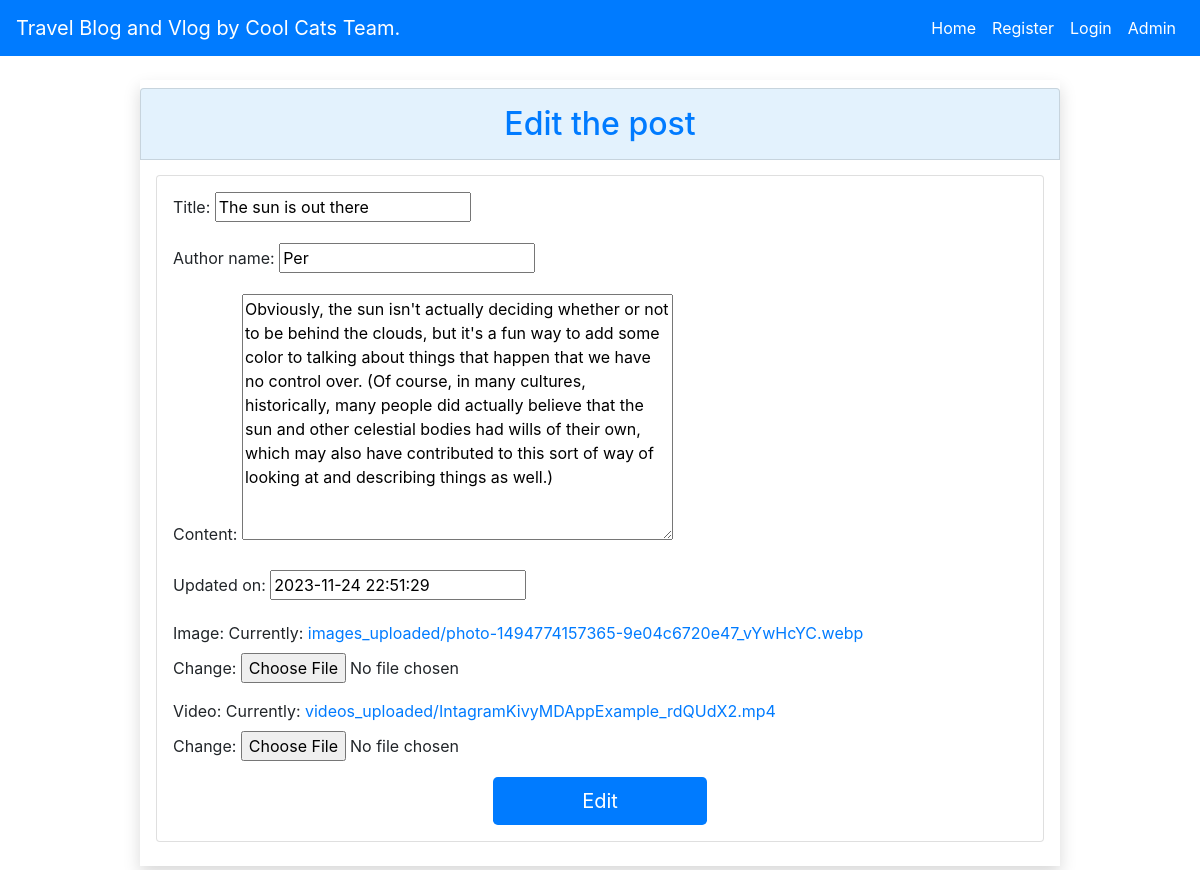
Before: /edit/5/ with the older database file.
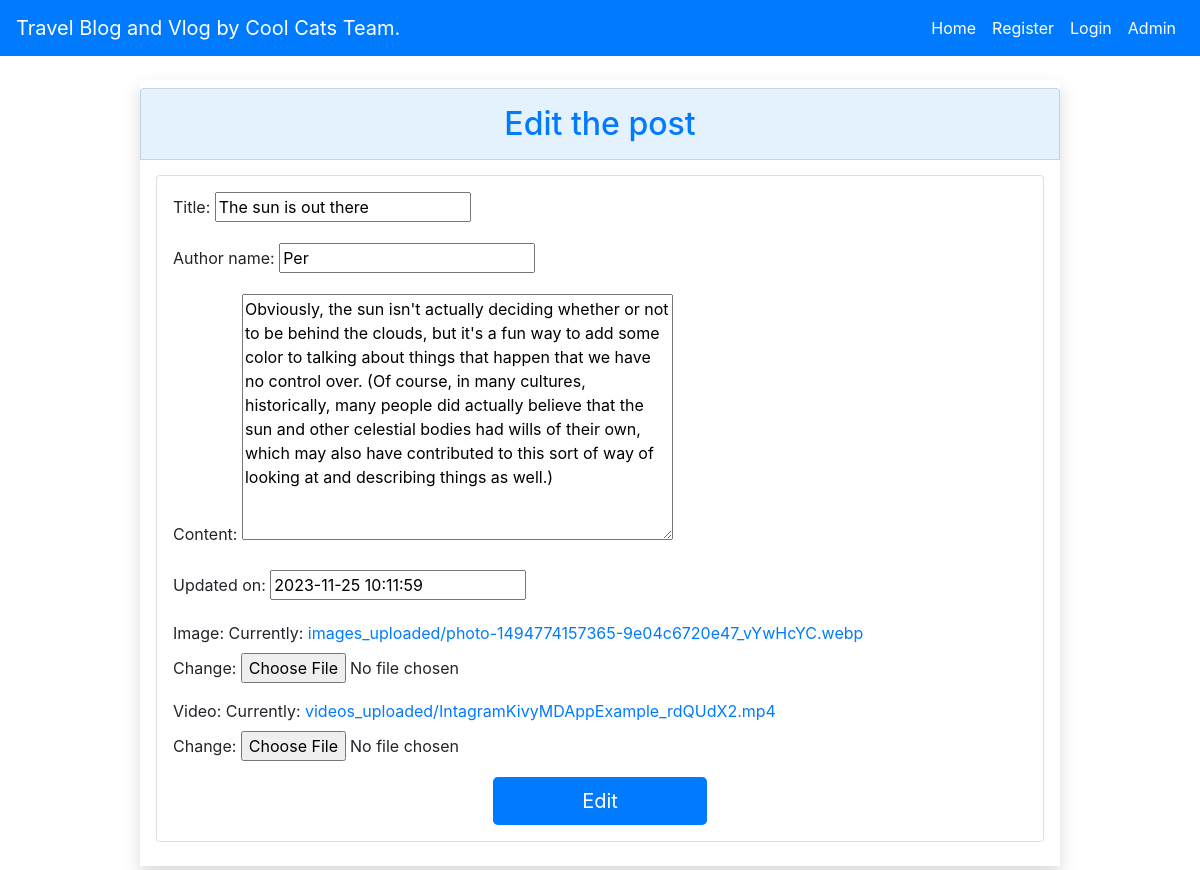
After: the same page with the newer database file.
### blog/models.py (models this page shows, shortened)
class Post(models.Model):
    title = models.CharField(max_length=200)
    author_name = models.CharField(max_length=255, blank=True)
    author = models.ForeignKey(User, on_delete=models.CASCADE)
    content = models.TextField()
    created_on = models.DateTimeField(default=timezone.now, editable=False)
    updated_on = models.DateTimeField(default=timezone.now)
    image = models.ImageField(upload_to='images_uploaded', null=True)
    video = models.FileField(upload_to='videos_uploaded', null=True)

### blog/views.py (the view)
# urls.py: path('edit/<int:pk>/', EditPostView.as_view(), name='edit_post'),
class EditPostView(UpdateView):
    model = Post
    template_name = 'blog/edit.html'
    fields =['title','author_name','content', 'updated_on', 'image', 'video']

### blog/templates/blog/edit.html (shortened to what this page needs)
{% extends 'base_generic.html' %}
{% block content %}
<div class="row">
    <div class="col-md-10 offset-md-1">
        <div class="border-left-info shadow py-2">
            <h2 class="text-info-emphasis list-group-item p-3 text-center text-primary" style="background-color: #e3f2fd; ">Edit the post</h2>
            <div class="card m-3">
                <div class="card-body p-3 d-flex justify-content-center">
                    <form method="POST" enctype="multipart/form-data" class="w-100">
                        {{ form.as_p }}
                        <div class="text-center ">
                            <button type="submit" class="btn bg-primary text-white btn-lg w-25">
                                Edit
                            </button>
                        </div>
                    </form>
                </div>
            </div>
        </div>
    </div>
</div>
{% endblock %}

### templates/base_generic.html (shortened to what this page needs)
<!DOCTYPE html>
<html lang="en">
<head>
    <link rel="stylesheet" href="https://stackpath.bootstrapcdn.com/bootstrap/4.3.1/css/bootstrap.min.css"
>
</head>
<body>
<header>
    <nav class="navbar navbar-expand-lg navbar-light bg-primary">
        <a class="navbar-brand text-white" href="{% url 'post_list' %}">Travel Blog and Vlog by Cool Cats Team.</a>
        <ul class="navbar-nav ml-auto">
            <li class="nav-item">
                <a class="nav-link text-white" href="{% url 'post_list' %}" target="_blank">Home</a>
            </li>
            {% if user.is_authenticated %}
                <li class="nav-item">
                    <a class="nav-link text-white" href="{% url 'create_post' %}" target="_blank">Add Post</a>
                </li>
                <li class="nav-item">
                    <a class="nav-link text-white" href="{% url 'logout' %}" target="_blank">Logout</a>
                </li>
            {% else %}
                <li class="nav-item">
                    <a class="nav-link text-white" href="{% url 'register_form' %}" target="_blank">Register</a>
                </li>
                <li class="nav-item">
                    <a class="nav-link text-white" href="{% url 'login' %}" target="_blank">Login</a>
                </li>
            {% endif %}
            <li class="nav-item">
                <a class="nav-link text-white" href="{% url 'admin:login' %}?next={% url 'admin:index' %}"
                   target="_blank">Admin</a>
            </li>
        </ul>
    </nav>
</header>
<div class="container mt-4">
    <section id="content">
        {% block content %}{% endblock %}
    </section>
</div>
</body>
</html>

Changed rows visible on the page:
changed Post "The sun is out there": updated_on "2023-11-24 22:51:29" → "2023-11-25 10:11:59"
